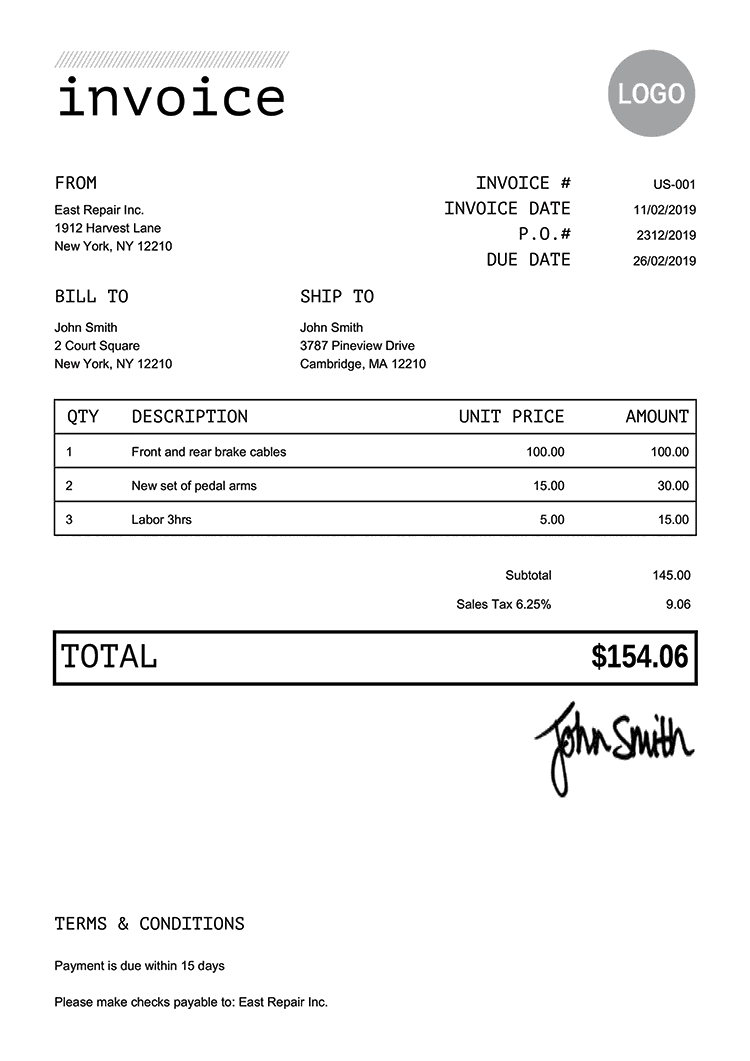
#> input picture train/Invoice_38.png, 750 x 1061 px
$ python ocr.py
#> lines starting #> are read from the running program, lines starting #| are printed output that depends on the picture; after the words box and inside, x2 and y2 are one past the last pixel; in counts of white or black regions, pixels touching at a corner belong together
import cv2
import pytesseract
from PIL import Image
def grayscale(image):
    return cv2.cvtColor(image, cv2.COLOR_BGR2GRAY)
def bw(image):
    return cv2.threshold(image, 200, 210, cv2.THRESH_BINARY)
def getBoxes(image,im):
    #processing the image in order to find the contours
    blur = cv2.GaussianBlur(image,(7,7),cv2.BORDER_DEFAULT)
    cv2.imwrite("temp/blur_image.jpg",blur)
    thresh = cv2.threshold(blur,0,255,cv2.THRESH_BINARY_INV + cv2.THRESH_OTSU)[1]
    cv2.imwrite("temp/thresh_image.jpg", thresh)
    kernel = cv2.getStructuringElement(cv2.MORPH_RECT,(8,10))
    cv2.imwrite("temp/kernel_image.jpg", kernel)
    dilate = cv2.dilate(thresh,kernel,iterations=1)
    cv2.imwrite("temp/dialated_image.jpg", dilate)
    cnts = cv2.findContours(dilate,cv2.RETR_EXTERNAL,cv2.CHAIN_APPROX_SIMPLE)
    #finding the right contours
    cnts = cnts[0] if len(cnts) == 2 else cnts[1]
    #organize contour content from top to bottom
    cnts = sorted(cnts,key=lambda x: cv2.boundingRect(x)[1])
    #drawing contours
    ocr_list=list()
    for c in cnts:
        x,y,width,height = cv2.boundingRect(c)
        if width >50:

            roi = image[y:y+height,x:x+width]
            cv2.rectangle(im,(x,y),(x+width,y+height),(0,255,0),2)
            #recognizing the content of each box
            ocr_result = pytesseract.image_to_string(roi)
            ocr_list.append(ocr_result)
            print(ocr_list)
    cv2.imwrite("temp/boxes_image.jpg",im)
invoice_im = "./train/Invoice_38.png"
im = cv2.imread(invoice_im)
#> im is the input picture: shape (1061, 750, 3); mean B, G, R 244.8, 244.8, 244.8
gray_image = grayscale(im)
thresh, im_bw = bw(gray_image)
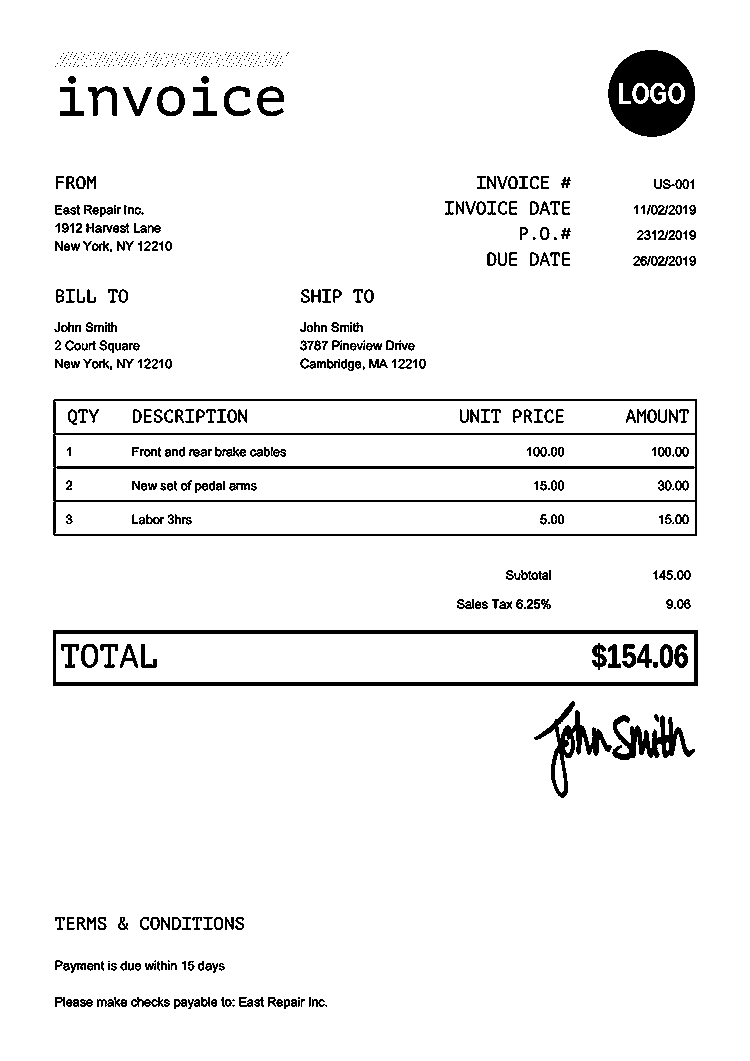
#> im_bw: shape (1061, 750); values 0 (black) and 210 (white), 94.6% white; 622 black regions (297 under 20 px), largest, box (x1, y1, x2, y2) and area: (53, 399, 697, 536) 7702, (53, 630, 698, 686) 5496, (608, 50, 695, 137) 5076
#> thresh = 200
cv2.imwrite("temp/bw_image.jpg", im_bw)
#trying to ocr image without determing boundaries => bad OCR result
print ("ocr before boxes identification : ")
img = Image.open("temp/bw_image.jpg")
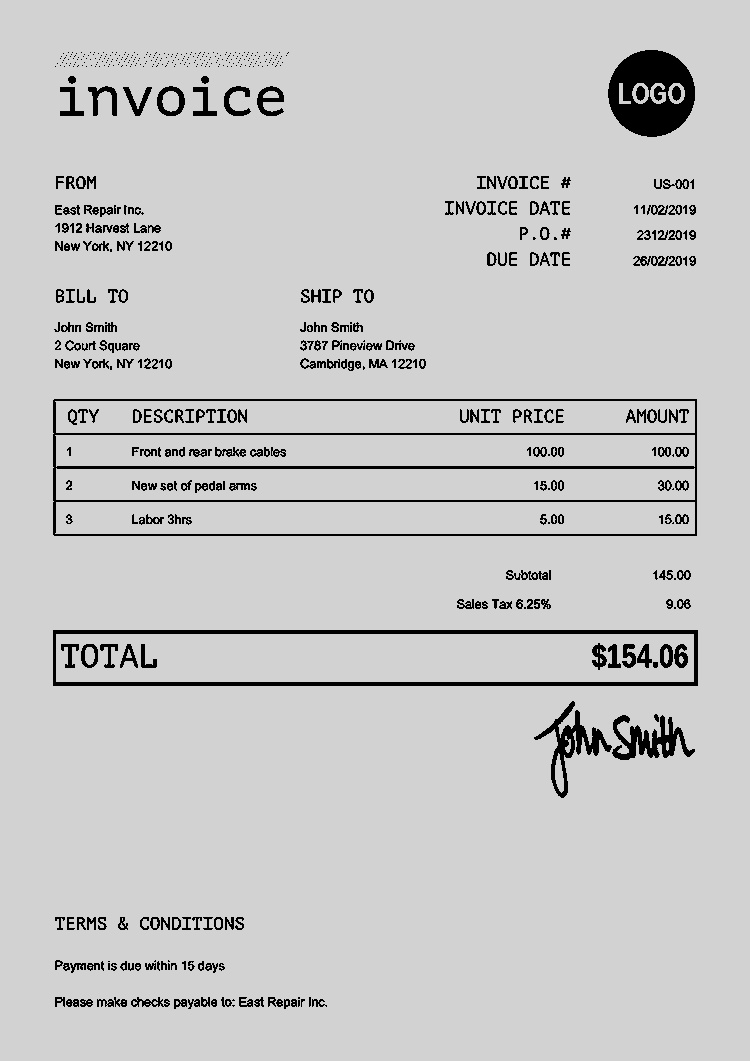
#> img: PIL image 750x1061 L; min 0, max 218, mean 198.7
#> (the run stopped early here; a loop or call above may not have finished)

$ run again, with train/Invoice_39.png copied over train/Invoice_38.png
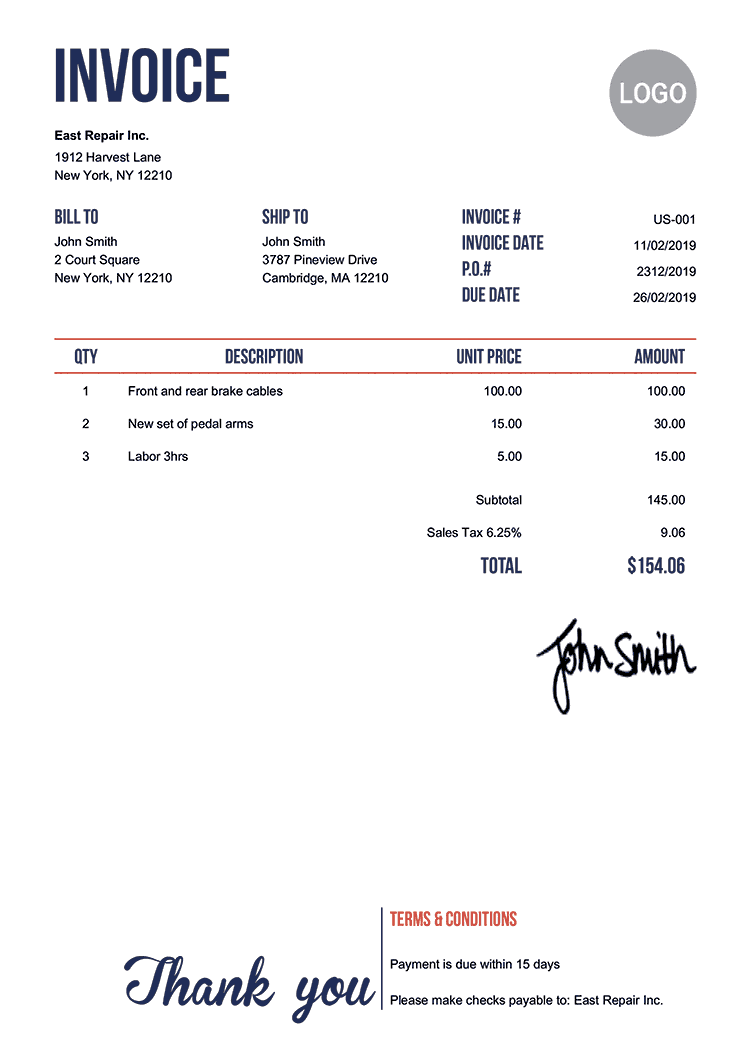
#> input picture train/Invoice_39.png, 750 x 1061 px
#> im is the input picture: shape (1061, 750, 3); mean B, G, R 247.1, 246.3, 246.6
#> `thresh, im_bw = bw(gray_image)`:
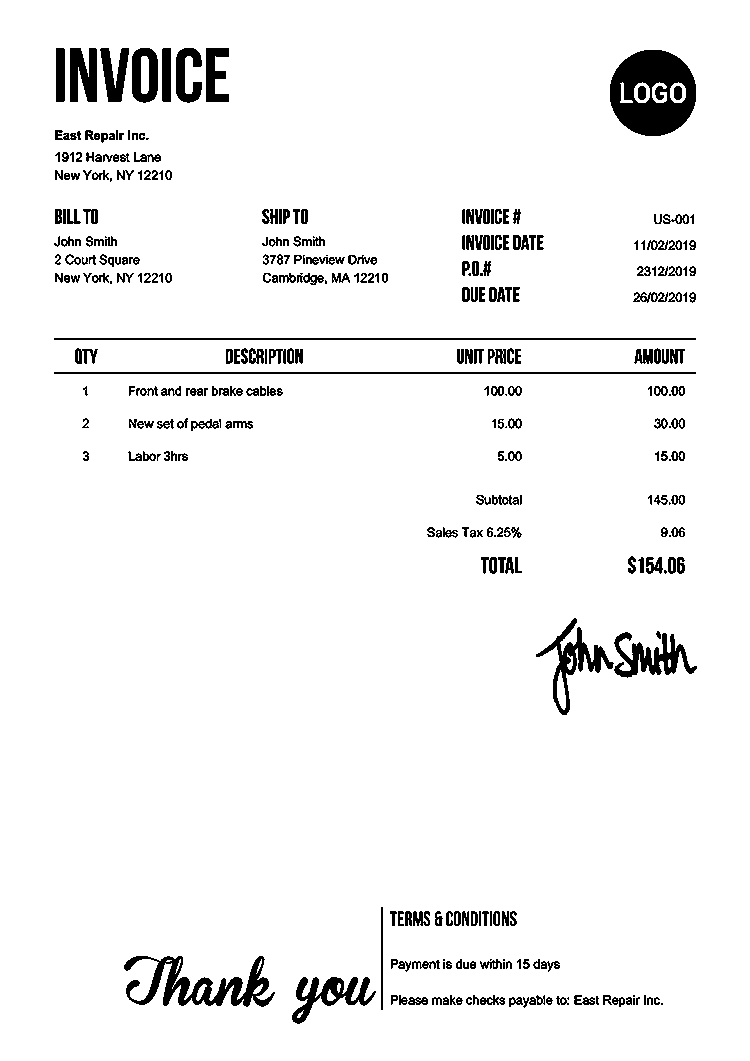
#> im_bw: shape (1061, 750); values 0 (black) and 210 (white), 95% white; 326 black regions (33 under 20 px), largest, box (x1, y1, x2, y2) and area: (610, 50, 696, 136) 5102, (124, 956, 275, 1007) 2959, (536, 618, 614, 715) 1717
#> thresh = 200
#> `img = Image.open("temp/bw_image.jpg")`:
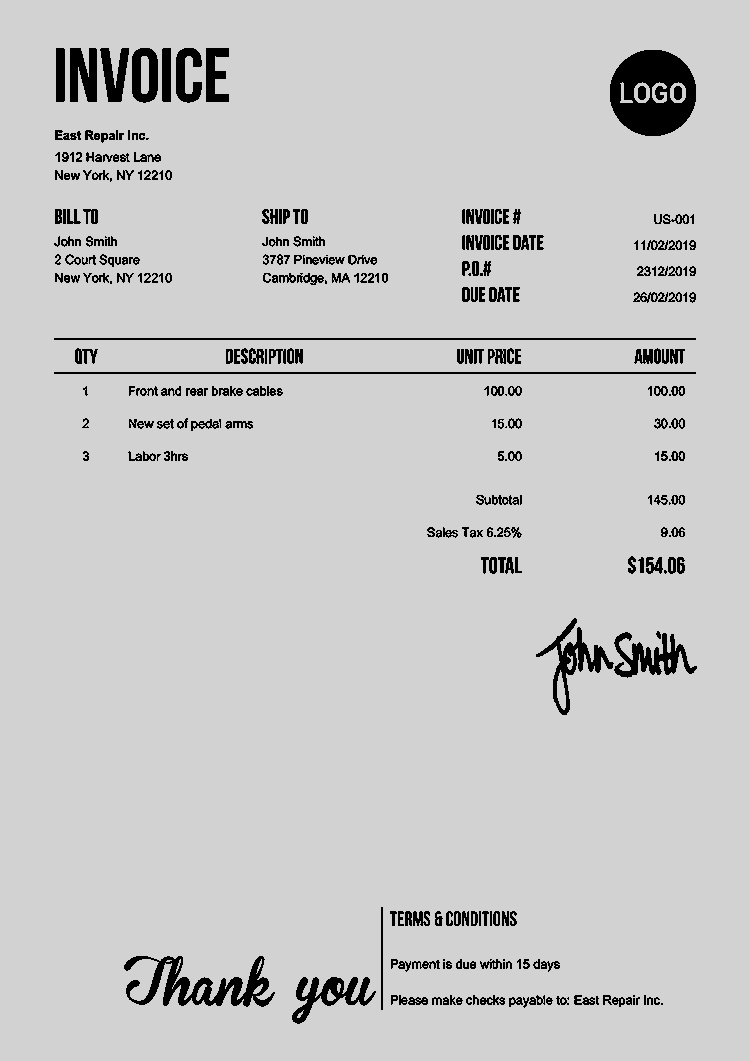
#> img: PIL image 750x1061 L; min 0, max 218, mean 199.6
